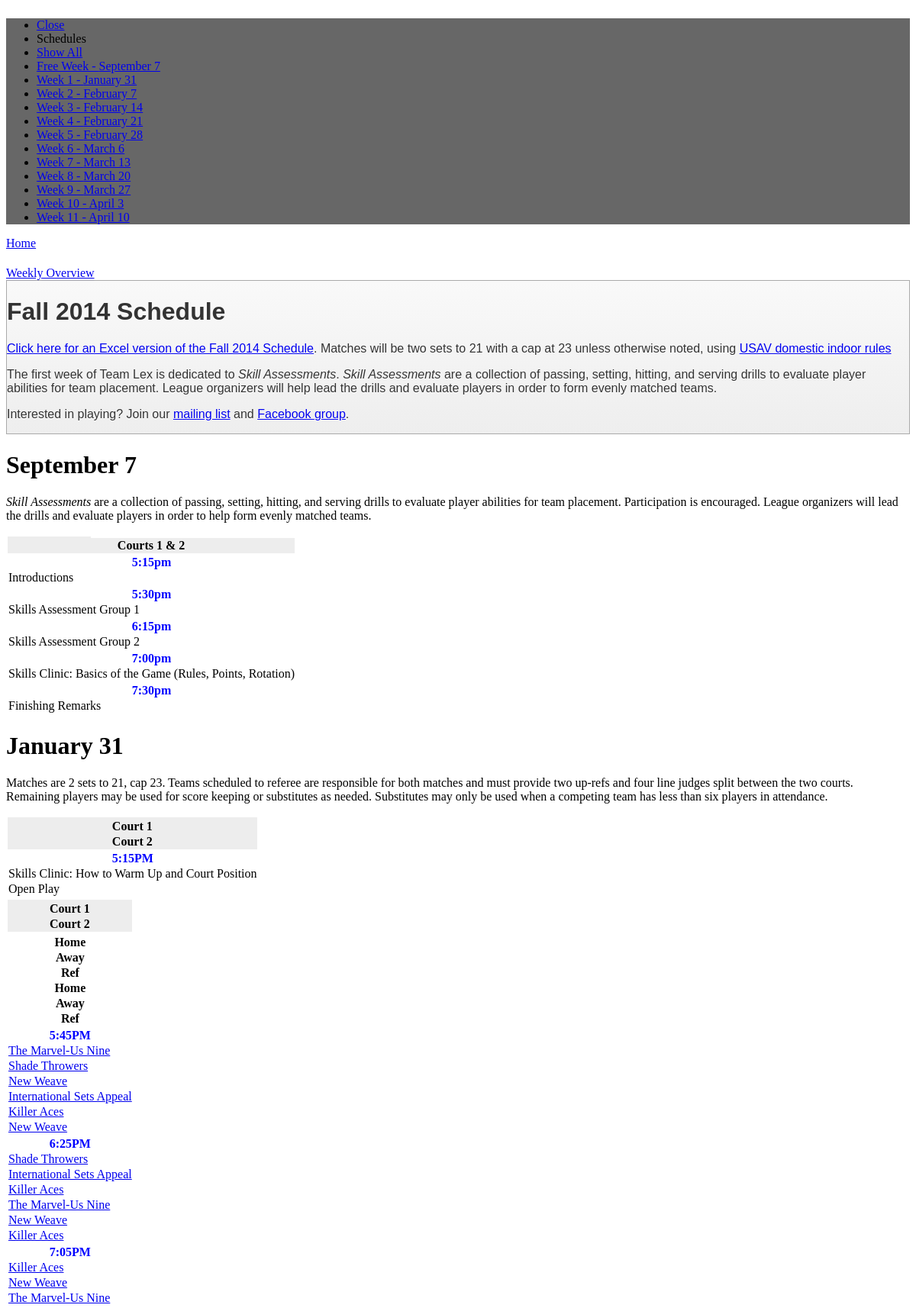
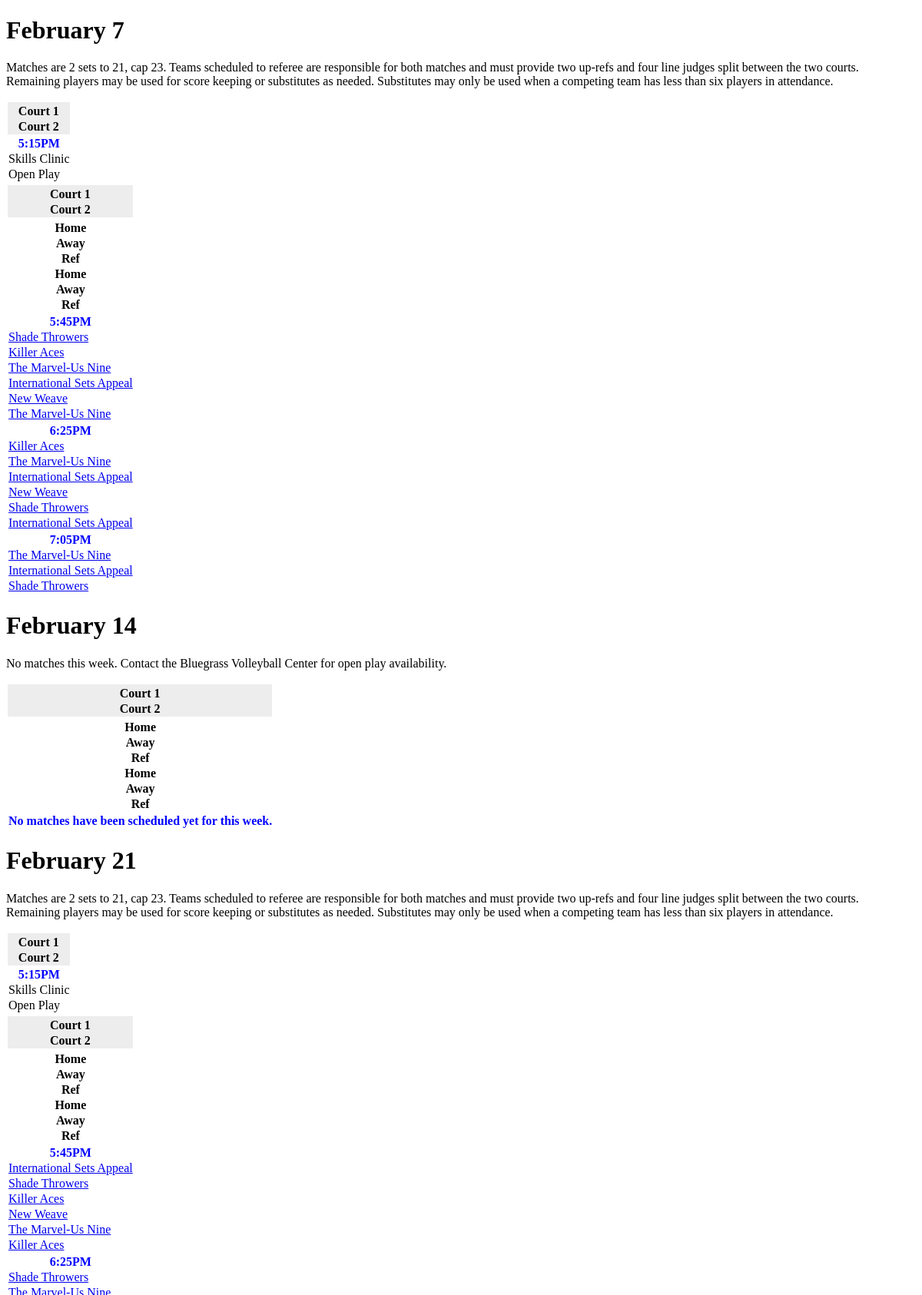
/scheduleButtons.php (upper part), run on the app's committed database (2 pictures, top to bottom).
### tables this page shows
CREATE TABLE `weeks` (
  `ID` int(11) NOT NULL auto_increment,
  `weekNum` int(11) NOT NULL,
  `seasonNum` int(11) NOT NULL,
  `dateName` varchar(20) NOT NULL,
  `weekNotes` varchar(1000) NOT NULL,
  `scrim` tinyint(4) NOT NULL,
  `Extra1` varchar(200) default NULL,
  `Extra2` varchar(200) default NULL,
  `ExtraStartTime` time default '17:15:00',
  KEY `ID` (`ID`)
);

CREATE TABLE `matches` (
  `ID` int(11) NOT NULL auto_increment,
  `Season` int(11) NOT NULL,
  `Week` int(11) NOT NULL,
  `Court` int(11) NOT NULL,
  `StartTime` time NOT NULL,
  `Home` int(11) NOT NULL,
  `Away` int(11) NOT NULL,
  `Ref` int(11) NOT NULL,
  KEY `ID` (`ID`)
);

CREATE TABLE `teams` (
  `ID` int(11) NOT NULL auto_increment,
  `Name` varchar(50) NOT NULL,
  `Data_Theme` varchar(2) NOT NULL,
  `Season` int(11) NOT NULL,
  `Division` int(11) NOT NULL,
  `Wins` int(11) NOT NULL,
  `Loss` int(11) NOT NULL,
  `Spread` int(11) NOT NULL,
  `PWin` double NOT NULL,
  KEY `ID` (`ID`)
);

### scheduleButtons.php (the view, shortened to what this page needs)
<!DOCTYPE html>
<html>
<head>
		<link rel="stylesheet" href="http://code.jquery.com/mobile/1.3.0/jquery.mobile.structure-1.3.0.min.css" />
		<link rel="stylesheet" href="includes/css/teamlex.min.css" />
</head>
<body>
<div data-role="page" style="overflow-y:hidden">
<?php
					  $siteSeasonQuery = "SELECT the_content as ID FROM other_content WHERE other_content.name='siteSeason' LIMIT 1";
					  $siteSeasonQueryResult = mysql_query($siteSeasonQuery);
					  while ($row = mysql_fetch_array($siteSeasonQueryResult, MYSQL_ASSOC)) {
					  	$thisSeason = $row[ID];
						}
    $datesQuery = "SELECT dateName from weeks where seasonNum = $thisSeason order by weekNum Asc";
	$datesQueryResult = mysql_query($datesQuery);
	$dates = array("September 7");
	while ($row = mysql_fetch_array($datesQueryResult, MYSQL_ASSOC)) {
					  	array_push($dates, $row[dateName]);
						}
?>
	    <div data-role="panel" id="right-panel" data-display="push" data-position="right" data-theme="j" style="background: #676767;">
        <ul data-role="listview" data-theme="j" data-icon="false">
            <li data-icon="delete"><a href="#" data-rel="close">Close</a></li>
            <li data-role="list-divider">Schedules</li>
			<li><a id=allbtn href="#">Show All</a></li>
			<li><a id=freeweekbtn href=\"#\">Free Week - <?php print $dates[0];?></a></li>
			<?php for($j=1; $j<count($dates); $j++){
			  print "<li><a id=week".$j."btn href=\"#\">Week ".$j." - ".$dates[$j]."</a></li>";
			}
			?>
        </ul>
    </div>
	<div data-role="header" data-theme="j">
		<a href="index.php" data-role="button" data-icon="home" data-iconpos="notext">Home</a>
		<a href="#right-panel" data-role="button" data-icon="bars" data-iconpos="notext">Weekly Overview</a>
	</div>
	<div data-role="content" data-theme="i">
			<div class="ui-body ui-body-a">
				<h1>Fall 2014 Schedule</h1>
				<p><a href="https://www.dropbox.com/s/sx1sni58pv21nxz/Fall%202014%20Regular%20Season.xlsx?dl=0">Click here for an Excel version of the Fall 2014 Schedule</a>.  Matches will be two sets to 21 with a cap at 23 unless otherwise noted, using
<a href="https://www.volleyballreftraining.com/rules_interpretations_indoor.php" target="_blank">USAV domestic indoor rules</a></p>
<p>The first week of Team Lex is dedicated to <i>Skill Assessments</i>.  <i>Skill Assessments</i> are a collection of passing, setting, hitting, and serving drills to evaluate player abilities for team placement.  League organizers will help lead the drills and evaluate players in order to form evenly matched teams.</p>
				<p>Interested in playing?  Join our <a href="http://www.teamlexvb.com/contact.html">mailing list</a> and <a href="https://www.facebook.com/groups/492904774102678/" target=_blank>Facebook group</a>.
			</div>
	<DIV NAME=freeweek ID=freeweeksched style="">
			<div data-role="header" data-theme="j"  style="background-image:none;">
				<h1><?php print $dates[0]?></h1>
			</div>
			<p><i>Skill Assessments</i> are a collection of passing, setting, hitting, and serving drills to evaluate player abilities for team placement.  Participation is encouraged.  League organizers will lead the drills and evaluate players in order to help form evenly matched teams.</p>
			<table data-role="table" id="financial-table-reflow" data-mode="reflow" class="financial-table-reflow table-stroke">
    <thead>
        <tr class="th-groups">
            <th style="width:110px"></th>
            <th>Courts 1 & 2</th>
        </tr>
		</thead>
		<tbody>
		<tr>
			<th>5:15pm</th>
			<td>Introductions</td>
        </tr>
		<tr>
			<th>5:30pm</th>
			<td>Skills Assessment Group 1</td>
        </tr>
		<tr>
			<th>6:15pm</th>
			<td>Skills Assessment Group 2</td>
        </tr>
		<tr>
			<th>7:00pm</th>
			<td>Skills Clinic: Basics of the Game (Rules, Points, Rotation)</td>
        </tr>
		<tr>
			<th>7:30pm</th>
			<td>Finishing Remarks</td>
        </tr>
		</tbody>
		</table>
		</div>
<?php
	$weeksQuery = "SELECT * FROM  weeks where seasonNum = $thisSeason order by weekNum Asc";
	$weeksQueryResult = mysql_query($weeksQuery);
					if (mysql_num_rows($weeksQueryResult) == 0) {
					  print "No matches have been scheduled yet for the selected season.<br>";
					}
					else {
						$i = 1;
						while ($rowMatch = mysql_fetch_array($weeksQueryResult, MYSQL_ASSOC))
						{
						?>
						<DIV NAME=week<?php print $i;?> ID=week<?php print $i;?>sched  style="">
									<div data-role="header" data-theme="j" style="background-image:none;">
										<h1><?php print $rowMatch[dateName];?></h1>
									</div>
									<?php if ($rowMatch[weekNotes] <> ""){ ?>
									<p><?php print $rowMatch[weekNotes];?></p>
									<?php } ?>
							<?php if ($rowMatch[Extra1] <> ""){ ?>
									<table data-role="table" id="financial-table-reflow" data-mode="reflow" class="financial-table-reflow table-stroke">
								<thead>
								<tr class="th-groups">
									<th></th>
									<th>Court 1</th>
									<th>Court 2</th>
								</tr>
								</thead>
								<tbody>
											<tr>
									<th><?php print intval(substr($rowMatch[ExtraStartTime],0,2))-12 . ":" . substr($rowMatch[ExtraStartTime],3,2) . "PM"; ?></th>
									<td><?php print $rowMatch[Extra1];?></td>
									<td><?php print $rowMatch[Extra2];?></td>
								</tr>
								</tbody>
								</table>
							<?php } ?>
									<table data-role="table" id="financial-table-reflow" data-mode="reflow" class="financial-table-reflow table-stroke">
							<thead>
								<tr class="th-groups">
									<th></th>
									<th colspan="3">Court 1</th>
									<th colspan="3">Court 2</th>
								</tr>
								<tr>
									<th></th>
									<th>Home</th>
									<th>Away</th>
									<th>Ref</th>
									<th>Home</th>
									<th>Away</th>
									<th>Ref</th>
								</tr>
							</thead>
							<tbody>
								<?php
								$matchesQuery = "SELECT matches.ID, matches.Season, matches.Week, matches.Court, matches.StartTime, home.Name as homeTeam, home.ID as homeID, home.Data_Theme as homeDataTheme, away.Name as awayTeam, away.ID as awayID, away.Data_Theme as awayDataTheme, ref.Name as refTeam FROM matches JOIN teams as home on matches.Home = home.ID JOIN teams as away on matches.Away = away.ID JOIN teams as ref on matches.Ref = ref.ID WHERE (matches.Season = $thisSeason AND matches.Week = $i) ORDER BY matches.StartTime ASC, matches.Court ASC";
								$matchesQueryResult = mysql_query($matchesQuery);
								$num_rows = mysql_num_rows($matchesQueryResult);
								if (mysql_num_rows($matchesQueryResult) == 0) {
								  print "<th colspan=7 align=center><b>No matches have been scheduled yet for this week.</th>";
								}
								else {
									while ($rowMatch2 = mysql_fetch_array($matchesQueryResult, MYSQL_ASSOC))
										{    ?>
										<th><?php print intval(substr($rowMatch2[StartTime],0,2))-12 . ":" . substr($rowMatch2[StartTime],3,2) . "PM"; ?></th>
										<td><a href="team.php?ID=<?php print $rowMatch2[homeID]; ?>" data-role="button" data-theme="<?php print $rowMatch2[homeDataTheme]; ?>"><?php print $rowMatch2[homeTeam]; ?></a></td>
										<td><a href="team.php?ID=<?php print $rowMatch2[awayID]; ?>" data-role="button" data-theme="<?php print $rowMatch2[awayDataTheme]; ?>"><?php print $rowMatch2[awayTeam]; ?></a></td>
										<td><a href="#" data-role="button" data-theme="<?php print $rowMatch2[refDataTheme]; ?>"><?php print $rowMatch2[refTeam]; ?></a></td>
									<?php
									$num_rows= $num_rows-1;
									$rowMatch2 = mysql_fetch_array($matchesQueryResult, MYSQL_ASSOC);
									if ($num_rows > 0){
									  ?>
									  <td><a href="team.php?ID=<?php print $rowMatch2[homeID]; ?>" data-role="button" data-theme="<?php print $rowMatch2[homeDataTheme]; ?>"><?php print $rowMatch2[homeTeam]; ?></a></td>
										<td><a href="team.php?ID=<?php print $rowMatch2[awayID]; ?>" data-role="button" data-theme="<?php print $rowMatch2[awayDataTheme]; ?>"><?php print $rowMatch2[awayTeam]; ?></a></td>
										<td><a href="#" data-role="button" data-theme="<?php print $rowMatch2[refDataTheme]; ?>"><?php print $rowMatch2[refTeam]; ?></a></td>
									  <?php
									  $num_rows= $num_rows-1;
									}
									else{
									  print "<td colspan=3 style='display:none'></td>";
									}
									} ?>
								<?php } ?>
							</tbody>
						</table>
						</div>
						<?php
						 $i++;
						 }
					 }
					?>
	</div>
</div>
</body>
</html>

### data on the page
weeks: dateName "January 31", weekNotes "Matches are 2 sets to 21, cap 23. Teams scheduled to referee are responsible for both matches and must provide two up-refs and four line judges split between the two courts. Remaining players may be used for score keeping or substitutes as needed. Substitutes may only be used when a competing team has less than six players in attendance.", intval(substr($rowMatch[ExtraStartTime],0,2))-12 "5", ExtraStartTime "15", Extra1 "Skills Clinic: How to Warm Up and Court Position", Extra2 "Open Play"
matches: intval(substr($rowMatch2[StartTime],0,2))-12 "5", StartTime "45", teams.Name "The Marvel-Us Nine", teams.Name "Shade Throwers", teams.Name "New Weave", teams.Name "International Sets Appeal", teams.Name "Killer Aces"
matches: intval(substr($rowMatch2[StartTime],0,2))-12 "6", StartTime "25", teams.Name "Shade Throwers", teams.Name "International Sets Appeal", teams.Name "Killer Aces", teams.Name "The Marvel-Us Nine", teams.Name "New Weave"
matches: intval(substr($rowMatch2[StartTime],0,2))-12 "7", StartTime "05", teams.Name "Killer Aces", teams.Name "New Weave", teams.Name "The Marvel-Us Nine"
weeks: dateName "February 7", weekNotes "Matches are 2 sets to 21, cap 23. Teams scheduled to referee are responsible for both matches and must provide two up-refs and four line judges split between the two courts. Remaining players may be used for score keeping or substitutes as needed. Substitutes may only be used when a competing team has less than six players in attendance.", intval(substr($rowMatch[ExtraStartTime],0,2))-12 "5", ExtraStartTime "15", Extra1 "Skills Clinic", Extra2 "Open Play"
matches: intval(substr($rowMatch2[StartTime],0,2))-12 "5", StartTime "45", teams.Name "Shade Throwers", teams.Name "Killer Aces", teams.Name "The Marvel-Us Nine", teams.Name "International Sets Appeal", teams.Name "New Weave"
matches: intval(substr($rowMatch2[StartTime],0,2))-12 "6", StartTime "25", teams.Name "Killer Aces", teams.Name "The Marvel-Us Nine", teams.Name "International Sets Appeal", teams.Name "New Weave", teams.Name "Shade Throwers"
matches: intval(substr($rowMatch2[StartTime],0,2))-12 "7", StartTime "05", teams.Name "The Marvel-Us Nine", teams.Name "International Sets Appeal", teams.Name "Shade Throwers"
weeks: dateName "February 14", weekNotes "No matches this week. Contact the Bluegrass Volleyball Center for open play availability.", shows "No matches have been scheduled yet for this week."
weeks: dateName "February 21", weekNotes "Matches are 2 sets to 21, cap 23. Teams scheduled to referee are responsible for both matches and must provide two up-refs and four line judges split between the two courts. Remaining players may be used for score keeping or substitutes as needed. Substitutes may only be used when a competing team has less than six players in attendance.", intval(substr($rowMatch[ExtraStartTime],0,2))-12 "5", ExtraStartTime "15", Extra1 "Skills Clinic", Extra2 "Open Play"
matches: intval(substr($rowMatch2[StartTime],0,2))-12 "5", StartTime "45", teams.Name "International Sets Appeal", teams.Name "Shade Throwers", teams.Name "Killer Aces", teams.Name "New Weave", teams.Name "The Marvel-Us Nine"
matches: intval(substr($rowMatch2[StartTime],0,2))-12 "6", StartTime "25", teams.Name "Shade Throwers"

### other printed values
$dates[0] "September 7"
$dates[$j] "January 31"
$dates[$j] "February 7"
$dates[$j] "February 14"
$dates[$j] "February 21"
$dates[$j] "February 28"
$dates[$j] "March 6"
$dates[$j] "March 13"
$dates[$j] "March 20"
$dates[$j] "March 27"
$dates[$j] "April 3"
$dates[$j] "April 10"
